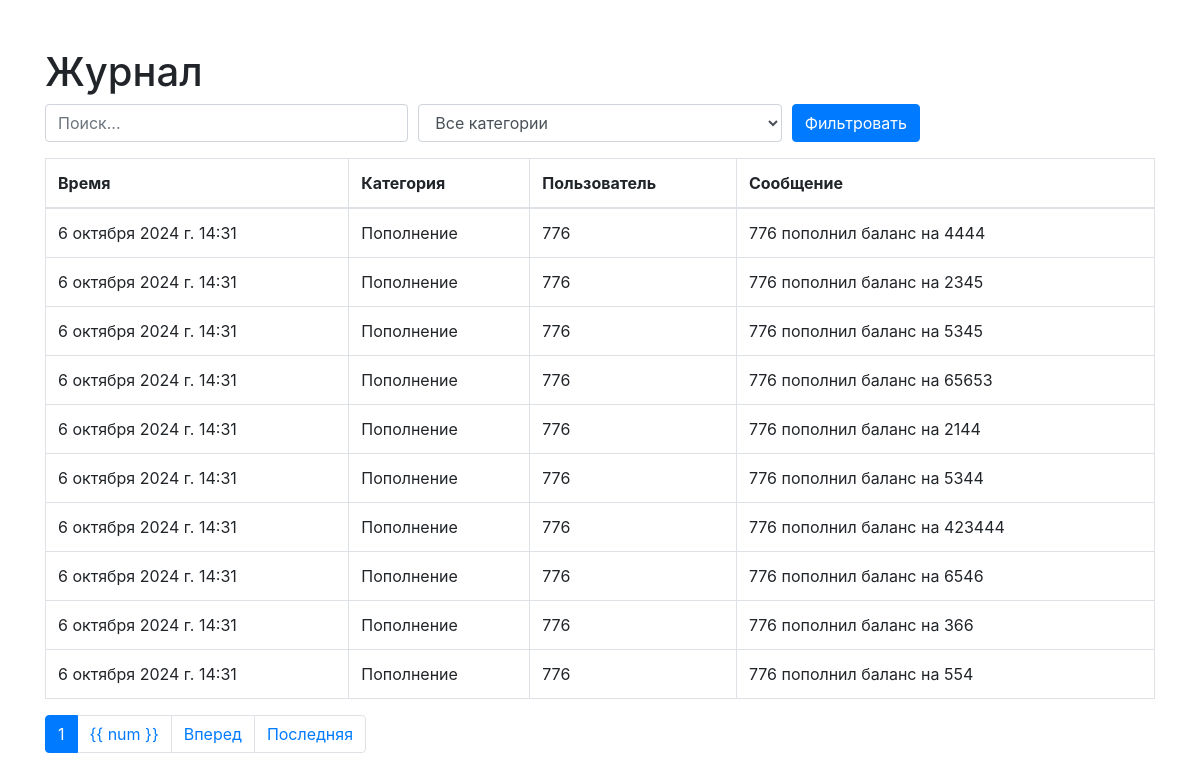
/logs/, run on the app's committed database.
### logs/models.py (models this page shows, shortened)
class LogEntry(models.Model):
    category = models.CharField(max_length=64)
    message = models.TextField()
    timestamp = models.DateTimeField(auto_now_add=True)
    user = models.CharField(max_length=384)

### logs/views.py (the view)
# urls.py: path("", log_entry_list, name="log_entry_list"),
def log_entry_list(request):
    query = request.GET.get("q", "")
    selected_category = request.GET.get("category", "all")
    categories = (
        LogEntry.objects.order_by("category")
        .values_list("category", flat=True)
        .distinct()
    )
    if selected_category == "all":
        log_entries = LogEntry.objects.filter(
            Q(category__icontains=query)
            | Q(message__icontains=query)
            | Q(user__icontains=query)
        ).order_by("-timestamp")
    else:
        log_entries = LogEntry.objects.filter(
            Q(category=selected_category)
            & (Q(message__icontains=query) | Q(user__icontains=query))
        ).order_by("-timestamp")
    paginator = Paginator(log_entries, 10)  # 10 записей на странице
    page_number = request.GET.get("page")
    try:
        log_entries = paginator.get_page(page_number)
    except PageNotAnInteger:
        log_entries = paginator.get_page(1)
    except EmptyPage:
        log_entries = paginator.get_page(paginator.num_pages)
    context = {
        "log_entries": log_entries,
        "query": query,
        "categories": categories,
        "selected_category": selected_category,
    }
    return render(request, "logs/log_entry_list.html", context)

### logs/templates/logs/log_entry_list.html (shortened to what this page needs)
<!DOCTYPE html>
<html lang="ru">
<head>
    <link rel="stylesheet" href="https://stackpath.bootstrapcdn.com/bootstrap/4.5.2/css/bootstrap.min.css">
</head>
<body>
    <div class="container mt-5">
        <h1>Журнал</h1>
        <form method="get" class="mb-3">
            <div class="form-row">
                <div class="col">
                    <input type="text" name="q" value="{{ query }}" class="form-control" placeholder="Поиск...">
                </div>
                <div class="col">
                    <select name="category" class="form-control">
                        <option value="all" {% if selected_category == "all" %}selected{% endif %}>Все категории</option>
                    </select>
                </div>
                <div class="col">
                    <button type="submit" class="btn btn-primary">Фильтровать</button>
                </div>
            </div>
        </form>
        <table class="table table-bordered">
            <thead>
                <tr>
                    <th>Время</th>
                    <th>Категория</th>
                    <th>Пользователь</th>
                    <th>Сообщение</th>
                </tr>
            </thead>
            <tbody>
                {% for entry in log_entries %}
                <tr>
                    <td>{{ entry.timestamp }}</td>
                    <td>{{ entry.category }}</td>
                    <td>{{ entry.user }}</td>
                    <td>{{ entry.message }}</td>
                </tr>
                {% empty %}
                <tr>
                    <td colspan="4" class="text-center">Нет записей</td>
                </tr>
                {% endfor %}
            </tbody>
        </table>
        <nav aria-label="Page navigation">
            <ul class="pagination">
                {% for num in log_entries.paginator.page_range %}
                {% if log_entries.number == num %}
                <li class="page-item active">
                    <a class="page-link" href="#">{{ num }}</a>
                </li>
                {% else %}
                <li class="page-item">
                    <a class="page-link" href="?page={{ num }}&q={{ query }}&category={{ selected_category }}">{{ num
                        }}</a>
                </li>
                {% endif %}
                {% endfor %}
                {% if log_entries.has_next %}
                <li class="page-item">
                    <a class="page-link"
                        href="?page={{ log_entries.next_page_number }}&q={{ query }}&category={{ selected_category }}">Вперед</a>
                </li>
                <li class="page-item">
                    <a class="page-link"
                        href="?page={{ log_entries.paginator.num_pages }}&q={{ query }}&category={{ selected_category }}">Последняя</a>
                </li>
                {% endif %}
            </ul>
        </nav>
    </div>
</body>
</html>

### data on the page
LogEntry: timestamp "6 октября 2024 г. 14:31", category "Пополнение", user "776", message "776 пополнил баланс на 4444"
LogEntry: timestamp "6 октября 2024 г. 14:31", category "Пополнение", user "776", message "776 пополнил баланс на 2345"
LogEntry: timestamp "6 октября 2024 г. 14:31", category "Пополнение", user "776", message "776 пополнил баланс на 5345"
LogEntry: timestamp "6 октября 2024 г. 14:31", category "Пополнение", user "776", message "776 пополнил баланс на 65653"
LogEntry: timestamp "6 октября 2024 г. 14:31", category "Пополнение", user "776", message "776 пополнил баланс на 2144"
LogEntry: timestamp "6 октября 2024 г. 14:31", category "Пополнение", user "776", message "776 пополнил баланс на 5344"
LogEntry: timestamp "6 октября 2024 г. 14:31", category "Пополнение", user "776", message "776 пополнил баланс на 423444"
LogEntry: timestamp "6 октября 2024 г. 14:31", category "Пополнение", user "776", message "776 пополнил баланс на 6546"
LogEntry: timestamp "6 октября 2024 г. 14:31", category "Пополнение", user "776", message "776 пополнил баланс на 366"
LogEntry: timestamp "6 октября 2024 г. 14:31", category "Пополнение", user "776", message "776 пополнил баланс на 554"

### other printed values
{{ num }} "1"
